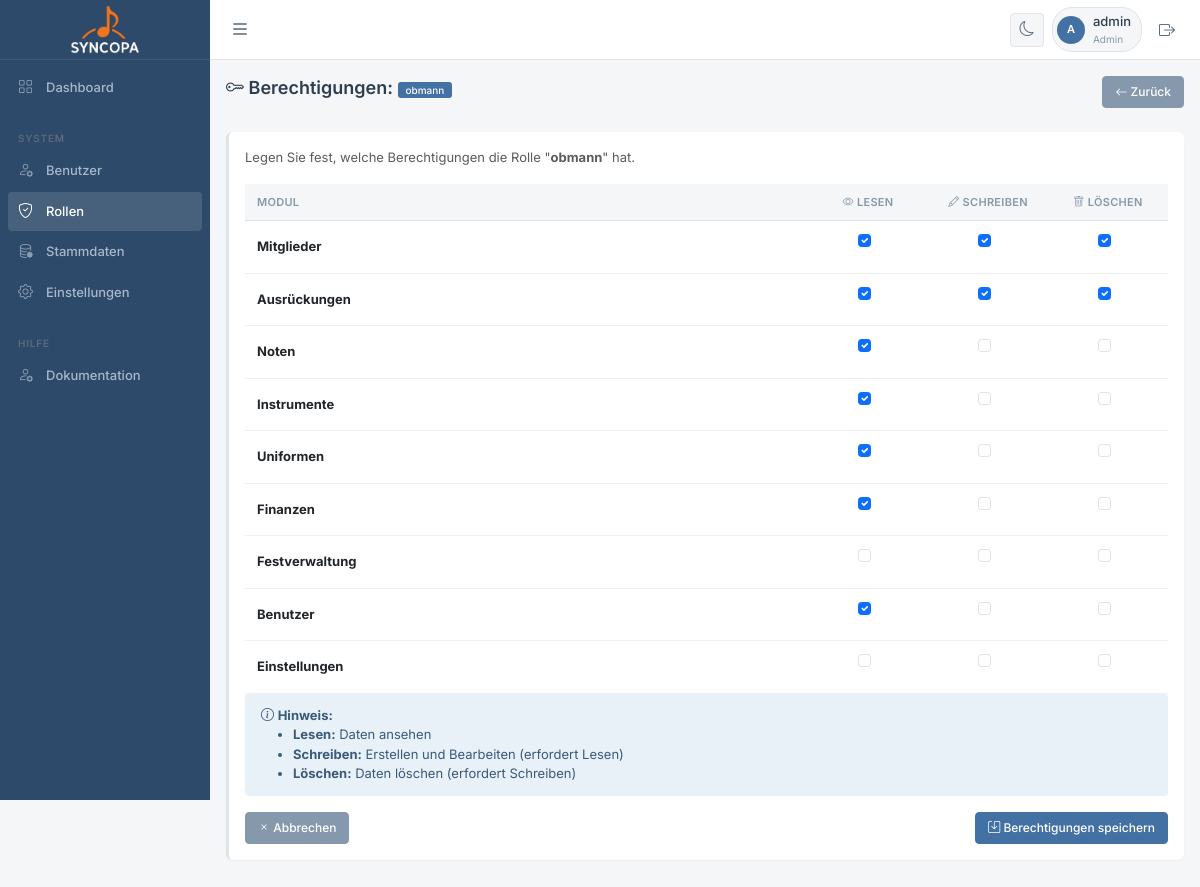
The app's page /berechtigungen_bearbeiten.php?rolle_id=2 (signed in) with its own data.
### tables this page shows
CREATE TABLE IF NOT EXISTS `rollen` (
  `id` int(11) NOT NULL AUTO_INCREMENT,
  `name` varchar(100) NOT NULL,
  `beschreibung` text DEFAULT NULL,
  `ist_admin` tinyint(1) DEFAULT 0,
  `farbe` varchar(20) DEFAULT 'secondary',
  `sortierung` int(11) DEFAULT 100,
  `aktiv` tinyint(1) DEFAULT 1,
  `erstellt_am` timestamp NULL DEFAULT current_timestamp(),
  PRIMARY KEY (`id`)
);

CREATE TABLE IF NOT EXISTS `berechtigungen` (
  `id` int(11) NOT NULL AUTO_INCREMENT,
  `rolle_id` int(11) DEFAULT NULL,
  `rolle` varchar(50) NOT NULL,
  `modul` varchar(50) NOT NULL,
  `lesen` tinyint(1) DEFAULT 0,
  `schreiben` tinyint(1) DEFAULT 0,
  `loeschen` tinyint(1) DEFAULT 0,
  PRIMARY KEY (`id`),
  KEY `rolle_id` (`rolle_id`)
);

### classes/Database.php (called while the page is built, shortened)
<?php
class Database {
    private static $instance = null;
    private $conn;
    private function __construct() {
        try {
            $dsn = "mysql:host=" . DB_HOST . ";dbname=" . DB_NAME . ";charset=" . DB_CHARSET;
            $options = [
                PDO::ATTR_ERRMODE => PDO::ERRMODE_EXCEPTION,
                PDO::ATTR_DEFAULT_FETCH_MODE => PDO::FETCH_ASSOC,
                PDO::ATTR_EMULATE_PREPARES => false,
            ];
            $this->conn = new PDO($dsn, DB_USER, DB_PASS, $options);
        } catch (PDOException $e) {
            die("Datenbankverbindung fehlgeschlagen: " . $e->getMessage());
        }
    }
    public static function getInstance() {
        if (self::$instance === null) {
            self::$instance = new self();
        }
        return self::$instance;
    }
    public function query($sql, $params = []) {
        try {
            $stmt = $this->conn->prepare($sql);
            $stmt->execute($params);
            return $stmt;
        } catch (PDOException $e) {
            error_log("Datenbankfehler: " . $e->getMessage());
            throw $e;
        }
    }
    public function fetchAll($sql, $params = []) {
        return $this->query($sql, $params)->fetchAll();
    }
    public function fetchOne($sql, $params = []) {
        return $this->query($sql, $params)->fetch();
    }
    public function execute($sql, $params = []) {
        return $this->query($sql, $params);
    }
}

### berechtigungen_bearbeiten.php (the view, shortened to what this page needs)
<?php
$db = Database::getInstance();
$rolle_id = $_GET['rolle_id'] ?? null;
$rolle = $db->fetchOne("SELECT * FROM rollen WHERE id = ?", [$rolle_id]);
$module = [
    'mitglieder'    => 'Mitglieder',
    'ausrueckungen' => 'Ausrückungen',
    'noten'         => 'Noten',
    'instrumente'   => 'Instrumente',
    'uniformen'     => 'Uniformen',
    'finanzen'      => 'Finanzen',
    'fest'          => 'Festverwaltung',
    'benutzer'      => 'Benutzer',
    'einstellungen' => 'Einstellungen',
];
$berechtigungen = $db->fetchAll("SELECT * FROM berechtigungen WHERE rolle = ?", [$rolle['name']]);
$berechtigungen_map = [];
foreach ($berechtigungen as $b) {
    $berechtigungen_map[$b['modul']] = $b;
}
include 'includes/header.php';
?>
<div class="d-flex justify-content-between align-items-center mb-4">
    <h1 class="h2">
        <i class="bi bi-key"></i> Berechtigungen:
        <span class="badge bg-<?php echo htmlspecialchars($rolle['farbe']); ?>">
            <?php echo htmlspecialchars($rolle['name']); ?>
        </span>
    </h1>
    <a href="rollen.php" class="btn btn-secondary"><i class="bi bi-arrow-left"></i> Zurück</a>
</div>
<?php if ($rolle['ist_admin']): ?>
<div class="alert alert-warning">
    <i class="bi bi-exclamation-triangle"></i>
    <strong>Administrator-Rolle:</strong> Hat automatisch volle Rechte auf alle Module.
    Berechtigungen können hier nicht geändert werden.
</div>
<?php else: ?>
<div class="card">
    <div class="card-body">
        <p class="text-muted">
            Legen Sie fest, welche Berechtigungen die Rolle "<strong><?php echo htmlspecialchars($rolle['name']); ?></strong>" hat.
        </p>
        <form method="POST">
            <div class="table-responsive">
                <table class="table table-hover">
                    <thead>
                        <tr>
                            <th>Modul</th>
                            <th class="text-center" style="width: 120px;">
                                <i class="bi bi-eye"></i> Lesen
                            </th>
                            <th class="text-center" style="width: 120px;">
                                <i class="bi bi-pencil"></i> Schreiben
                            </th>
                            <th class="text-center" style="width: 120px;">
                                <i class="bi bi-trash"></i> Löschen
                            </th>
                        </tr>
                    </thead>
                    <tbody>
                        <?php foreach ($module as $modul_key => $modul_name): ?>
                        <?php
                        $berechtigung = $berechtigungen_map[$modul_key] ?? null;
                        $lesen = $berechtigung ? $berechtigung['lesen'] : 0;
                        $schreiben = $berechtigung ? $berechtigung['schreiben'] : 0;
                        $loeschen = $berechtigung ? $berechtigung['loeschen'] : 0;
                        ?>
                        <tr>
                            <td><strong><?php echo htmlspecialchars($modul_name); ?></strong></td>
                            <td class="text-center">
                                <div class="form-check d-inline-block">
                                    <input class="form-check-input modul-check" type="checkbox"
                                           id="<?php echo $modul_key; ?>_lesen"
                                           name="<?php echo $modul_key; ?>_lesen"
                                           data-modul="<?php echo $modul_key; ?>"
                                           <?php echo $lesen ? 'checked' : ''; ?>>
                                </div>
                            </td>
                            <td class="text-center">
                                <div class="form-check d-inline-block">
                                    <input class="form-check-input modul-check" type="checkbox"
                                           id="<?php echo $modul_key; ?>_schreiben"
                                           name="<?php echo $modul_key; ?>_schreiben"
                                           data-modul="<?php echo $modul_key; ?>"
                                           data-requires="lesen"
                                           <?php echo $schreiben ? 'checked' : ''; ?>>
                                </div>
                            </td>
                            <td class="text-center">
                                <div class="form-check d-inline-block">
                                    <input class="form-check-input modul-check" type="checkbox"
                                           id="<?php echo $modul_key; ?>_loeschen"
                                           name="<?php echo $modul_key; ?>_loeschen"
                                           data-modul="<?php echo $modul_key; ?>"
                                           data-requires="schreiben"
                                           <?php echo $loeschen ? 'checked' : ''; ?>>
                                </div>
                            </td>
                        </tr>
                        <?php endforeach; ?>
                    </tbody>
                </table>
            </div>
            <div class="alert alert-info">
                <i class="bi bi-info-circle"></i>
                <strong>Hinweis:</strong>
                <ul class="mb-0">
                    <li><strong>Lesen:</strong> Daten ansehen</li>
                    <li><strong>Schreiben:</strong> Erstellen und Bearbeiten (erfordert Lesen)</li>
                    <li><strong>Löschen:</strong> Daten löschen (erfordert Schreiben)</li>
                </ul>
            </div>
            <div class="d-flex justify-content-between">
                <a href="rollen.php" class="btn btn-secondary"><i class="bi bi-x"></i> Abbrechen</a>
                <button type="submit" class="btn btn-primary">
                    <i class="bi bi-save"></i> Berechtigungen speichern
                </button>
            </div>
        </form>
    </div>
</div>
<?php endif; ?>
<?php include 'includes/footer.php'; ?>

### includes/header.php (style rules this page uses)
:root { --c-primary: #4471A3; --c-primary-light: #5496cb; --c-success: #5b8a72; --c-warning: #D19A3E; --c-danger: #F44336; --c-info: #77bad7; --sidebar-w: 210px; --topbar-h: 60px; --radius: 4px; --radius-lg: 6px; --shadow-sm: 0 1px 2px rgba(0,0,0,0.04); --transition: 0.2s ease; }
[data-theme="light"] { --bg-body: #f5f6f8; --bg-card: #ffffff; --bg-sidebar: #2d4a6a; --bg-input: #ffffff; --border: #e0e4e8; --border-light: #eef0f2; --text-primary: #2c3e50; --text-secondary: #5a6c7d; --text-muted: #8699ac; --sidebar-text: #a8b8c8; --sidebar-hover: rgba(255,255,255,0.06); --sidebar-active: rgba(255,255,255,0.12); }
* { font-family: 'Inter', system-ui, sans-serif; -webkit-tap-highlight-color: transparent; box-sizing: border-box; }
body { background: var(--bg-body); color: var(--text-primary); font-size: 13px; line-height: 1.5; overflow-x: hidden; margin: 0; }
a { text-decoration: none !important; color: inherit; }
.card { background: var(--bg-card); border: none; border-radius: var(--radius-lg); box-shadow: var(--shadow-sm); margin-bottom: 16px; border-left: 3px solid var(--border); }
.card-body { padding: 16px; }
.bg-primary { background-color: var(--c-primary) !important; }
.btn { font-size: 12px; font-weight: 500; padding: 6px 12px; border-radius: var(--radius); transition: all var(--transition); }
.btn-primary { background: var(--c-primary); border-color: var(--c-primary); }
.btn-secondary { background: var(--text-muted); border-color: var(--text-muted); }
.table { font-size: 13px; color: var(--text-primary); margin-bottom: 0; }
.table thead th { font-size: 11px; font-weight: 600; text-transform: uppercase; letter-spacing: 0.3px; color: var(--text-muted); background: var(--bg-body); border-bottom: 1px solid var(--border); padding: 10px 12px; white-space: nowrap; }
.table td { padding: 10px 12px; vertical-align: middle; border-bottom: 1px solid var(--border-light); }
.alert { font-size: 13px; padding: 12px 16px; border-radius: var(--radius); border: none; margin-bottom: 16px; }
.alert-info { background: #e8f0f8; color: #3a5a7a; }
.badge { font-size: 10px; font-weight: 500; padding: 3px 8px; border-radius: 3px; }
h1.h2, .h1, .h2 { font-size: 18px; font-weight: 600; color: var(--text-primary); }

### records on screen
rollen: name "obmann"
berechtigungen: lesen "☑", schreiben "☑", loeschen "☑"
berechtigungen: lesen "☑", schreiben "☑", loeschen "☑"
berechtigungen: lesen "☑"
berechtigungen: lesen "☑"
berechtigungen: lesen "☑"
berechtigungen: lesen "☑"
berechtigungen: lesen "☑"

### other values on screen
substr(Session::getUsername(), 0, 1) "A"
Session::getUsername() "admin"
Session::getRole() "Admin"
$modul_name "Mitglieder"
$modul_name "Ausrückungen"
$modul_name "Noten"
$modul_name "Instrumente"
$modul_name "Uniformen"
$modul_name "Finanzen"
$modul_name "Festverwaltung"
$modul_name "Benutzer"
$modul_name "Einstellungen"
